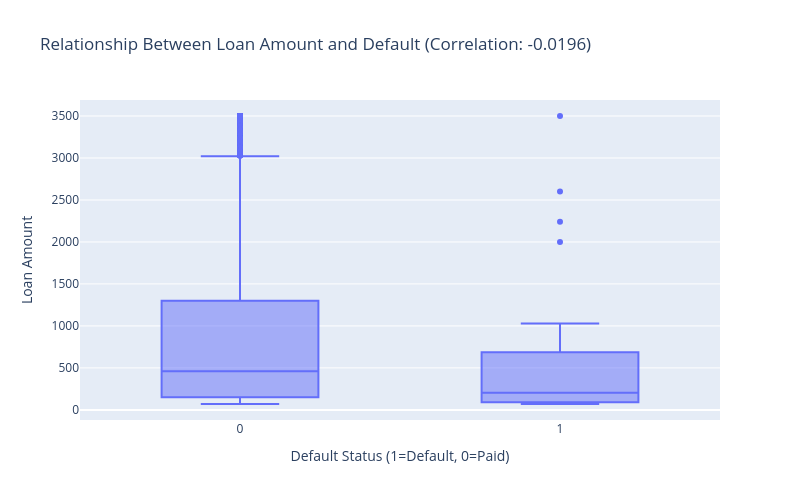
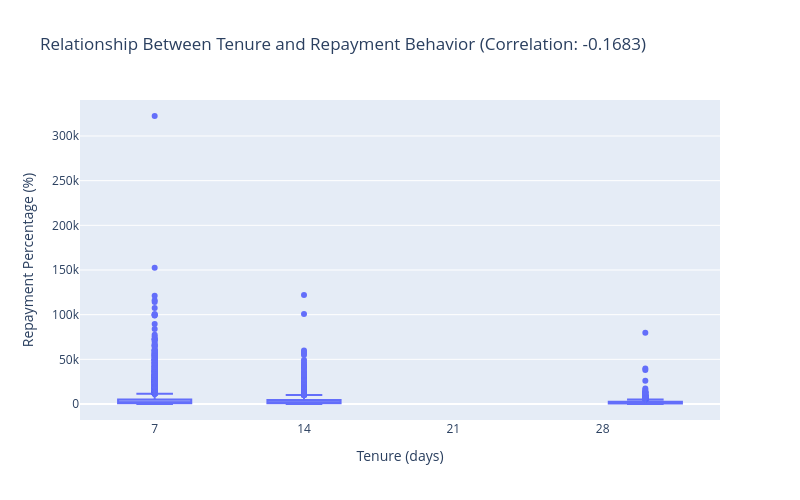
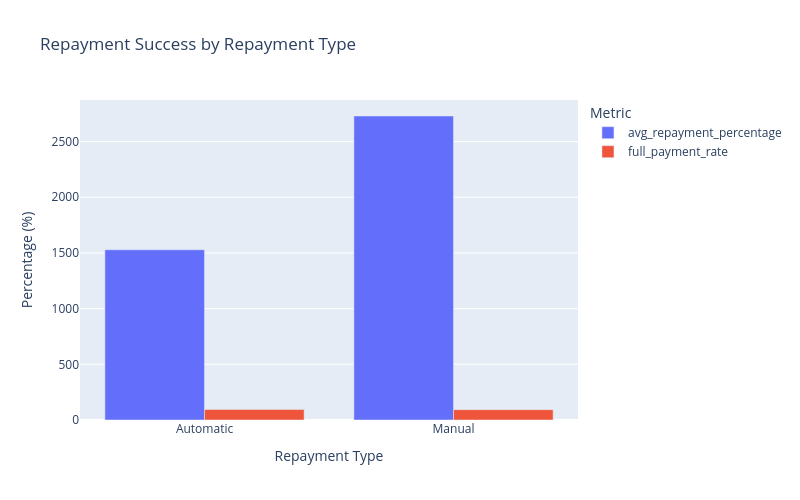

The notebook cell these images were saved under, in order:
### Code cell
# Step 3: Analyze correlations
# ===========================
print("\n3. Analyzing correlations between key variables...")

# 3.1 Correlation between loan amount and default probability
loan_amount_default = con.execute("""
    WITH loan_status AS (
        SELECT
            d.customer_id,
            d.loan_amount,
            d.tenure_days,
            d.expected_repayment,
            COALESCE(SUM(r.amount), 0) as total_repaid,
            CASE
                WHEN COALESCE(SUM(r.amount), 0) >= d.expected_repayment THEN 0
                ELSE 1
            END as is_default
        FROM disbursements d
        LEFT JOIN repayments r ON d.customer_id = r.customer_id  -- Join on customer_id
        WHERE d.expected_repayment_date::DATE <= CURRENT_DATE::DATE  -- Explicit date casting
        GROUP BY d.customer_id, d.loan_amount, d.tenure_days, d.expected_repayment
    )
    SELECT
        loan_amount,
        is_default
    FROM loan_status
""").fetchdf()

# Calculate point-biserial correlation (special case of Pearson correlation for binary variable)
amount_default_corr = loan_amount_default['loan_amount'].corr(loan_amount_default['is_default'])

print(f"Correlation between loan amount and default probability: {amount_default_corr:.4f}")

# Visualize the relationship
fig5 = px.box(loan_amount_default, x='is_default', y='loan_amount',
             labels={'is_default': 'Default Status (1=Default, 0=Paid)', 'loan_amount': 'Loan Amount'},
             title=f"Relationship Between Loan Amount and Default (Correlation: {amount_default_corr:.4f})")

fig5.update_layout(width=800, height=500)
fig5.show()

# 3.2 Correlation between tenure and repayment behavior
tenure_repayment = con.execute("""
    WITH loan_status AS (
        SELECT
            d.customer_id,
            d.tenure_days,
            d.expected_repayment,
            COALESCE(SUM(r.amount), 0) as total_repaid,
            (COALESCE(SUM(r.amount), 0) / d.expected_repayment) * 100 as repayment_percentage,
            CASE
                WHEN COALESCE(SUM(r.amount), 0) >= d.expected_repayment THEN 0
                ELSE 1
            END as is_default
        FROM disbursements d
        LEFT JOIN repayments r ON d.customer_id = r.customer_id  -- Join on customer_id
        WHERE d.expected_repayment_date::DATE <= CURRENT_DATE::DATE  -- Explicit date casting
        GROUP BY d.customer_id, d.tenure_days, d.expected_repayment
    )
    SELECT
        tenure_days,
        repayment_percentage,
        is_default
    FROM loan_status
""").fetchdf()

# Calculate correlation between tenure and repayment percentage
tenure_repayment_corr = tenure_repayment['tenure_days'].corr(tenure_repayment['repayment_percentage'])

print(f"Correlation between tenure and repayment percentage: {tenure_repayment_corr:.4f}")

# Visualize the relationship
fig6 = px.box(tenure_repayment, x='tenure_days', y='repayment_percentage',
             labels={'tenure_days': 'Tenure (days)', 'repayment_percentage': 'Repayment Percentage (%)'},
             title=f"Relationship Between Tenure and Repayment Behavior (Correlation: {tenure_repayment_corr:.4f})")

fig6.update_layout(width=800, height=500)
fig6.show()

# 3.3 Correlation between repayment type and success rate
if 'repayment_type' in repayments_clean.columns:
    repayment_type_success = con.execute("""
        WITH loan_repayments AS (
            SELECT
                d.customer_id,
                d.expected_repayment,
                r.repayment_type,
                SUM(r.amount) as total_repaid,
                (SUM(r.amount) / d.expected_repayment) * 100 as repayment_percentage,
                CASE
                    WHEN SUM(r.amount) >= d.expected_repayment THEN 1
                    ELSE 0
                END as is_fully_paid
            FROM disbursements d
            JOIN repayments r ON d.customer_id = r.customer_id  -- Join on customer_id
            WHERE d.expected_repayment_date::DATE <= CURRENT_DATE::DATE  -- Explicit date casting
            GROUP BY d.customer_id, d.expected_repayment, r.repayment_type
        )
        SELECT
            repayment_type,
            AVG(repayment_percentage) as avg_repayment_percentage,
            AVG(is_fully_paid) * 100 as full_payment_rate,
            COUNT(*) as loan_count
        FROM loan_repayments
        GROUP BY repayment_type
    """).fetchdf()

    print("\nRepayment success by repayment type:")
    print(repayment_type_success)

    # Visualize the relationship
    fig7 = px.bar(repayment_type_success, x='repayment_type', y=['avg_repayment_percentage', 'full_payment_rate'],
                 barmode='group',
                 labels={'value': 'Percentage (%)', 'repayment_type': 'Repayment Type',
                         'variable': 'Metric'},
                 title="Repayment Success by Repayment Type")

    fig7.update_layout(width=800, height=500)
    fig7.show()
else:
    print("Repayment type data not available for correlation analysis.")

### Figure 1 — Plotly figure (JSON) as saved in the notebook; plotly's stock layout.template omitted (floating-point values rounded to 4 significant figures; data arrays with more than 128 entries replaced by an {"elided": "..."} marker saying what was removed)
{"data": [{"alignmentgroup": "True", "hovertemplate": "Default Status (1=Default, 0=Paid)=%{x}<br>Loan Amount=%{y}<extra></extra>", "legendgroup": "", "marker": {"color": "#636efa"}, "name": "", "notched": false, "offsetgroup": "", "orientation": "v", "showlegend": false, "type": "box", "x": {"elided": "10472 int values"}, "x0": " ", "xaxis": "x", "y": {"elided": "10472 int values"}, "y0": " ", "yaxis": "y"}], "layout": {"boxmode": "group", "height": 500, "legend": {"tracegroupgap": 0}, "title": {"text": "Relationship Between Loan Amount and Default (Correlation: -0.0196)"}, "width": 800, "xaxis": {"anchor": "y", "domain": [0, 1], "title": {"text": "Default Status (1=Default, 0=Paid)"}}, "yaxis": {"anchor": "x", "domain": [0, 1], "title": {"text": "Loan Amount"}}}}

### Figure 2 — Plotly figure (JSON) as saved in the notebook; plotly's stock layout.template omitted (floating-point values rounded to 4 significant figures; data arrays with more than 128 entries replaced by an {"elided": "..."} marker saying what was removed)
{"data": [{"alignmentgroup": "True", "hovertemplate": "Tenure (days)=%{x}<br>Repayment Percentage (%)=%{y}<extra></extra>", "legendgroup": "", "marker": {"color": "#636efa"}, "name": "", "notched": false, "offsetgroup": "", "orientation": "v", "showlegend": false, "type": "box", "x": {"elided": "10472 int values"}, "x0": " ", "xaxis": "x", "y": {"elided": "10472 float values"}, "y0": " ", "yaxis": "y"}], "layout": {"boxmode": "group", "height": 500, "legend": {"tracegroupgap": 0}, "title": {"text": "Relationship Between Tenure and Repayment Behavior (Correlation: -0.1683)"}, "width": 800, "xaxis": {"anchor": "y", "domain": [0, 1], "title": {"text": "Tenure (days)"}}, "yaxis": {"anchor": "x", "domain": [0, 1], "title": {"text": "Repayment Percentage (%)"}}}}

### Figure 3 — Plotly figure (JSON) as saved in the notebook; plotly's stock layout.template omitted (floating-point values rounded to 4 significant figures)
{"data": [{"alignmentgroup": "True", "hovertemplate": "Metric=avg_repayment_percentage<br>Repayment Type=%{x}<br>Percentage (%)=%{y}<extra></extra>", "legendgroup": "avg_repayment_percentage", "marker": {"color": "#636efa", "pattern": {"shape": ""}}, "name": "avg_repayment_percentage", "offsetgroup": "avg_repayment_percentage", "orientation": "v", "showlegend": true, "textposition": "auto", "type": "bar", "x": ["Automatic", "Manual"], "xaxis": "x", "y": [1528.0, 2730.0], "yaxis": "y"}, {"alignmentgroup": "True", "hovertemplate": "Metric=full_payment_rate<br>Repayment Type=%{x}<br>Percentage (%)=%{y}<extra></extra>", "legendgroup": "full_payment_rate", "marker": {"color": "#EF553B", "pattern": {"shape": ""}}, "name": "full_payment_rate", "offsetgroup": "full_payment_rate", "orientation": "v", "showlegend": true, "textposition": "auto", "type": "bar", "x": ["Automatic", "Manual"], "xaxis": "x", "y": [94.19, 93.03], "yaxis": "y"}], "layout": {"barmode": "group", "height": 500, "legend": {"title": {"text": "Metric"}, "tracegroupgap": 0}, "title": {"text": "Repayment Success by Repayment Type"}, "width": 800, "xaxis": {"anchor": "y", "domain": [0, 1], "title": {"text": "Repayment Type"}}, "yaxis": {"anchor": "x", "domain": [0, 1], "title": {"text": "Percentage (%)"}}}}
